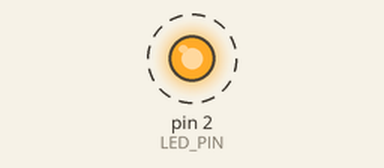
Simulated run of this sketch. Board: Arduino Uno, built with avr-gcc and run on an emulated ATmega328P. Parts: output pins drawn as LEDs (lit = HIGH). Dashed ring = blinking. What the sketch prints to the serial monitor is not drawn.

Above: at 0.5 s.
Timing chart, 0 to 4.6 s (numbered marks = the images above):
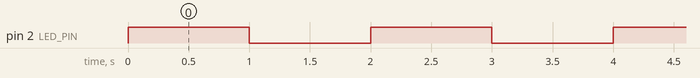

Measured:
- by itself, pin 2 (LED_PIN): alternates HIGH for 1.0 s and LOW for 1.0 s

The sketch:

sketch_feb11a.ino
```cpp
#define LED_PIN 2


void setup() {
  Serial.begin(115200);
  // put your setup code here, to run once:
  pinMode(LED_PIN, OUTPUT);
}

void loop() {
  // put your main code here, to run repeatedly:
  digitalWrite(LED_PIN, HIGH);        // turn on led
  Serial.print("led on");
  delay(1000);                       //wait for 1 second
  digitalWrite(LED_PIN, LOW);       //turn of the led
  delay(1000);                      // wait for 1 second
}
```
